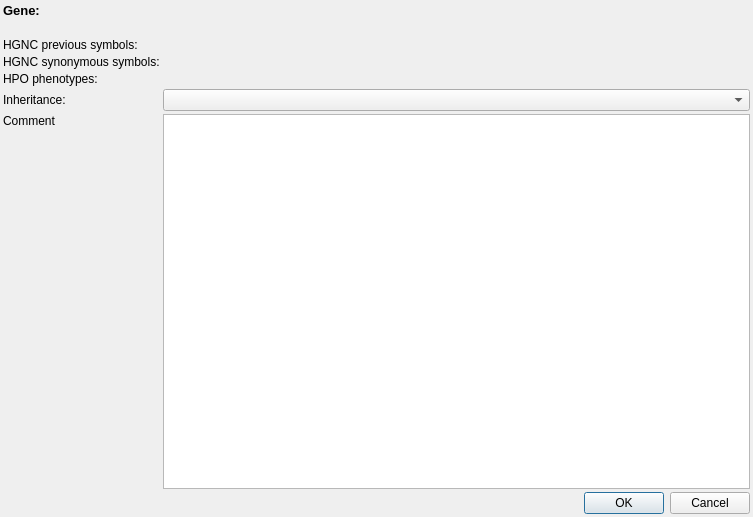
<?xml version="1.0" encoding="UTF-8"?>
<ui version="4.0">
 <class>GeneInfoDialog</class>
 <widget class="QDialog" name="GeneInfoDialog">
  <property name="geometry">
   <rect>
    <x>0</x>
    <y>0</y>
    <width>753</width>
    <height>517</height>
   </rect>
  </property>
  <property name="maximumSize">
   <size>
    <width>1000</width>
    <height>16777215</height>
   </size>
  </property>
  <property name="windowTitle">
   <string>Dialog</string>
  </property>
  <layout class="QGridLayout" name="gridLayout">
   <property name="leftMargin">
    <number>3</number>
   </property>
   <property name="topMargin">
    <number>3</number>
   </property>
   <property name="rightMargin">
    <number>3</number>
   </property>
   <property name="bottomMargin">
    <number>3</number>
   </property>
   <property name="spacing">
    <number>3</number>
   </property>
   <item row="0" column="0" alignment="Qt::AlignTop">
    <widget class="QLabel" name="label">
     <property name="font">
      <font>
       <pointsize>10</pointsize>
       <weight>75</weight>
       <bold>true</bold>
      </font>
     </property>
     <property name="text">
      <string>Gene:</string>
     </property>
    </widget>
   </item>
   <item row="0" column="1">
    <widget class="QLabel" name="gene_">
     <property name="font">
      <font>
       <pointsize>10</pointsize>
       <weight>75</weight>
       <bold>true</bold>
      </font>
     </property>
     <property name="text">
      <string/>
     </property>
     <property name="wordWrap">
      <bool>true</bool>
     </property>
    </widget>
   </item>
   <item row="1" column="1">
    <widget class="QLabel" name="notice_">
     <property name="text">
      <string/>
     </property>
     <property name="wordWrap">
      <bool>true</bool>
     </property>
    </widget>
   </item>
   <item row="2" column="0" alignment="Qt::AlignTop">
    <widget class="QLabel" name="label_3">
     <property name="text">
      <string>HGNC previous symbols:</string>
     </property>
    </widget>
   </item>
   <item row="2" column="1">
    <widget class="QLabel" name="previous_">
     <property name="text">
      <string/>
     </property>
     <property name="wordWrap">
      <bool>true</bool>
     </property>
    </widget>
   </item>
   <item row="3" column="0" alignment="Qt::AlignTop">
    <widget class="QLabel" name="label_6">
     <property name="text">
      <string>HGNC synonymous symbols:</string>
     </property>
    </widget>
   </item>
   <item row="3" column="1">
    <widget class="QLabel" name="synonymous_">
     <property name="text">
      <string/>
     </property>
     <property name="wordWrap">
      <bool>true</bool>
     </property>
    </widget>
   </item>
   <item row="4" column="0" alignment="Qt::AlignTop">
    <widget class="QLabel" name="label_2">
     <property name="text">
      <string>HPO phenotypes:</string>
     </property>
    </widget>
   </item>
   <item row="4" column="1">
    <widget class="QLabel" name="pheno_">
     <property name="text">
      <string/>
     </property>
     <property name="wordWrap">
      <bool>true</bool>
     </property>
    </widget>
   </item>
   <item row="5" column="0">
    <widget class="QLabel" name="label_4">
     <property name="text">
      <string>Inheritance:</string>
     </property>
    </widget>
   </item>
   <item row="5" column="1">
    <widget class="QComboBox" name="inheritance_"/>
   </item>
   <item row="6" column="0" alignment="Qt::AlignTop">
    <widget class="QLabel" name="label_5">
     <property name="text">
      <string>Comment</string>
     </property>
    </widget>
   </item>
   <item row="6" column="1">
    <widget class="QTextBrowser" name="comments_">
     <property name="sizeAdjustPolicy">
      <enum>QAbstractScrollArea::AdjustIgnored</enum>
     </property>
     <property name="acceptRichText">
      <bool>false</bool>
     </property>
     <property name="textInteractionFlags">
      <set>Qt::LinksAccessibleByKeyboard|Qt::LinksAccessibleByMouse|Qt::TextBrowserInteraction|Qt::TextEditable|Qt::TextEditorInteraction|Qt::TextSelectableByKeyboard|Qt::TextSelectableByMouse</set>
     </property>
     <property name="openExternalLinks">
      <bool>true</bool>
     </property>
    </widget>
   </item>
   <item row="7" column="0" colspan="2">
    <widget class="QDialogButtonBox" name="buttons">
     <property name="orientation">
      <enum>Qt::Horizontal</enum>
     </property>
     <property name="standardButtons">
      <set>QDialogButtonBox::Cancel|QDialogButtonBox::Ok</set>
     </property>
    </widget>
   </item>
  </layout>
 </widget>
 <resources/>
 <connections>
  <connection>
   <sender>buttons</sender>
   <signal>accepted()</signal>
   <receiver>GeneInfoDialog</receiver>
   <slot>accept()</slot>
   <hints>
    <hint type="sourcelabel">
     <x>248</x>
     <y>254</y>
    </hint>
    <hint type="destinationlabel">
     <x>157</x>
     <y>274</y>
    </hint>
   </hints>
  </connection>
  <connection>
   <sender>buttons</sender>
   <signal>rejected()</signal>
   <receiver>GeneInfoDialog</receiver>
   <slot>reject()</slot>
   <hints>
    <hint type="sourcelabel">
     <x>316</x>
     <y>260</y>
    </hint>
    <hint type="destinationlabel">
     <x>286</x>
     <y>274</y>
    </hint>
   </hints>
  </connection>
 </connections>
</ui>
